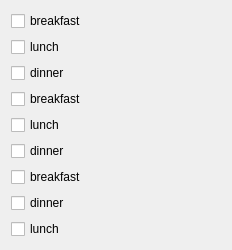
           <widget class="QWidget" name="scrollAreaWidgetContents_2">
            <property name="geometry">
             <rect>
              <x>0</x>
              <y>0</y>
              <width>232</width>
              <height>222</height>
             </rect>
            </property>
            <layout class="QGridLayout" name="gridLayout_2">
             <item row="8" column="0">
              <widget class="QCheckBox" name="checkBox_10">
               <property name="text">
                <string>lunch</string>
               </property>
              </widget>
             </item>
             <item row="4" column="0">
              <widget class="QCheckBox" name="checkBox_7">
               <property name="text">
                <string>lunch</string>
               </property>
              </widget>
             </item>
             <item row="0" column="0">
              <widget class="QCheckBox" name="checkBox_3">
               <property name="styleSheet">
                <string notr="true"/>
               </property>
               <property name="text">
                <string>breakfast</string>
               </property>
              </widget>
             </item>
             <item row="5" column="0">
              <widget class="QCheckBox" name="checkBox_8">
               <property name="text">
                <string>dinner</string>
               </property>
              </widget>
             </item>
             <item row="3" column="0">
              <widget class="QCheckBox" name="checkBox_6">
               <property name="styleSheet">
                <string notr="true"/>
               </property>
               <property name="text">
                <string>breakfast</string>
               </property>
              </widget>
             </item>
             <item row="2" column="0">
              <widget class="QCheckBox" name="checkBox_5">
               <property name="text">
                <string>dinner</string>
               </property>
              </widget>
             </item>
             <item row="1" column="0">
              <widget class="QCheckBox" name="checkBox_4">
               <property name="text">
                <string>lunch</string>
               </property>
              </widget>
             </item>
             <item row="6" column="0">
              <widget class="QCheckBox" name="checkBox_9">
               <property name="styleSheet">
                <string notr="true"/>
               </property>
               <property name="text">
                <string>breakfast</string>
               </property>
              </widget>
             </item>
             <item row="7" column="0">
              <widget class="QCheckBox" name="checkBox_11">
               <property name="text">
                <string>dinner</string>
               </property>
              </widget>
             </item>
            </layout>
           </widget>
